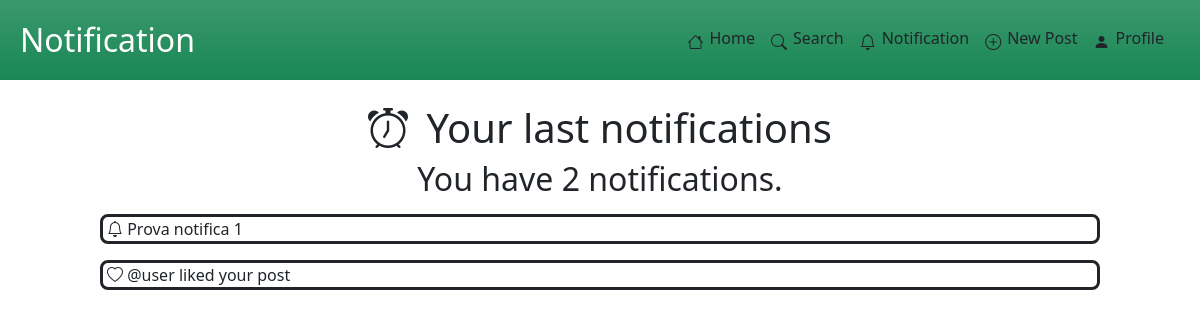
The app's page /website/notification/notification.php (signed in) with its own data.
### tables this page shows
CREATE TABLE `notification` (
  `IdNotification` int(11) NOT NULL,
  `Type` varchar(50) NOT NULL,
  `Description` tinytext NOT NULL,
  `IsRead` tinyint(1) NOT NULL,
  `IdUser` int(11) NOT NULL
);

### website/includes/database.php (called while the page is built, shortened)
<?php
class DataBaseHelper
{
    private $db;
    public function __construct($hostname, $username, $password, $dbname, $port)
    {
        $this->db = new mysqli($hostname, $username, $password, $dbname, $port);
    }
    public function execQuery($query, $retType = MYSQLI_BOTH)
    {
        $stmt = $this->db->prepare($query);
        $stmt->execute();
        $res = $stmt->get_result();
        return $res == FALSE ? "" : $res->fetch_all($retType);
    }
};
$dbh = new DataBaseHelper("localhost", "root", "", "noteforall", 3307);

### website/notification/notification.php (the view, shortened to what this page needs)
<!DOCTYPE html>
<html lang="en">
<head>
	<link href="https://cdn.jsdelivr.net/npm/bootstrap@5.3.2/dist/css/bootstrap.min.css" rel="stylesheet">
	<link rel="stylesheet" href="https://cdn.jsdelivr.net/npm/bootstrap-icons@1.11.2/font/bootstrap-icons.min.css">
</head>
<body>
	<?php
	function printTitle2($text)
	{
	?>
		<div class="container h2 col-10 justify-content-center text-center">
			<?php echo ($text); ?>
		</div>
	<?php
	}
	function chooseIconClass($type)
	{
		switch ($type) {
			case NotificationType::LIKE->value:
				return "bi bi-heart";
				break;
			default:
				return "bi bi-bell";
		}
	}
	function printTextInRectangle($val)
	{
		$text = $val["description"];
		$iconClass = chooseIconClass($val["type"]);
	?>
		<div class="row-2">
			<div class="container col-10 m-auto my-3 border border-3 rounded-3 border-dark p-auto ps-1">
				<span>
					<i class="<?php echo ($iconClass); ?>" style="font-size: 1rem;"></i>
				</span>
				<?php echo ($text); ?>
			</div>
		</div>
	<?php
	}
	require_once("../includes/database.php");
	$userId = $_SESSION["userId"];
	?>
	<div class="row m-auto mb-4">
		<?php
		include_once("../includes/navbar.php");
		?>
	</div>
	<main>
		<div class="row">
			<div class="container-fluid">
				<div class="text-center">
					<h1>
						<span>
							<i class="bi bi-alarm pe-2"></i>
							Your last notifications
						</span>
					</h1>
				</div>
				<?php
				$query = "SELECT n.Description as description, n.IsRead, n.Type as type
                        FROM notification as n
                        WHERE n.IdUser = $userId";
				$notif = $dbh->execQuery($query, MYSQLI_ASSOC);
				if (empty($notif)) {
					printTitle2("You have 0 notification.");
				} else {
					printTitle2("You have " . sizeof($notif) . " notification" . (sizeof($notif) > 1 ? "s." : "."));
					foreach ($notif as $x) :
						printTextInRectangle($x);
					endforeach;
				}
				?>
			</div>
		</div>
	</main>
</body>
</html>

### records on screen
notification: Description "Prova notifica 1"
notification: Description "@user liked your post"

### other values on screen
$pageName "Notification"
$text "You have 2 notifications."
